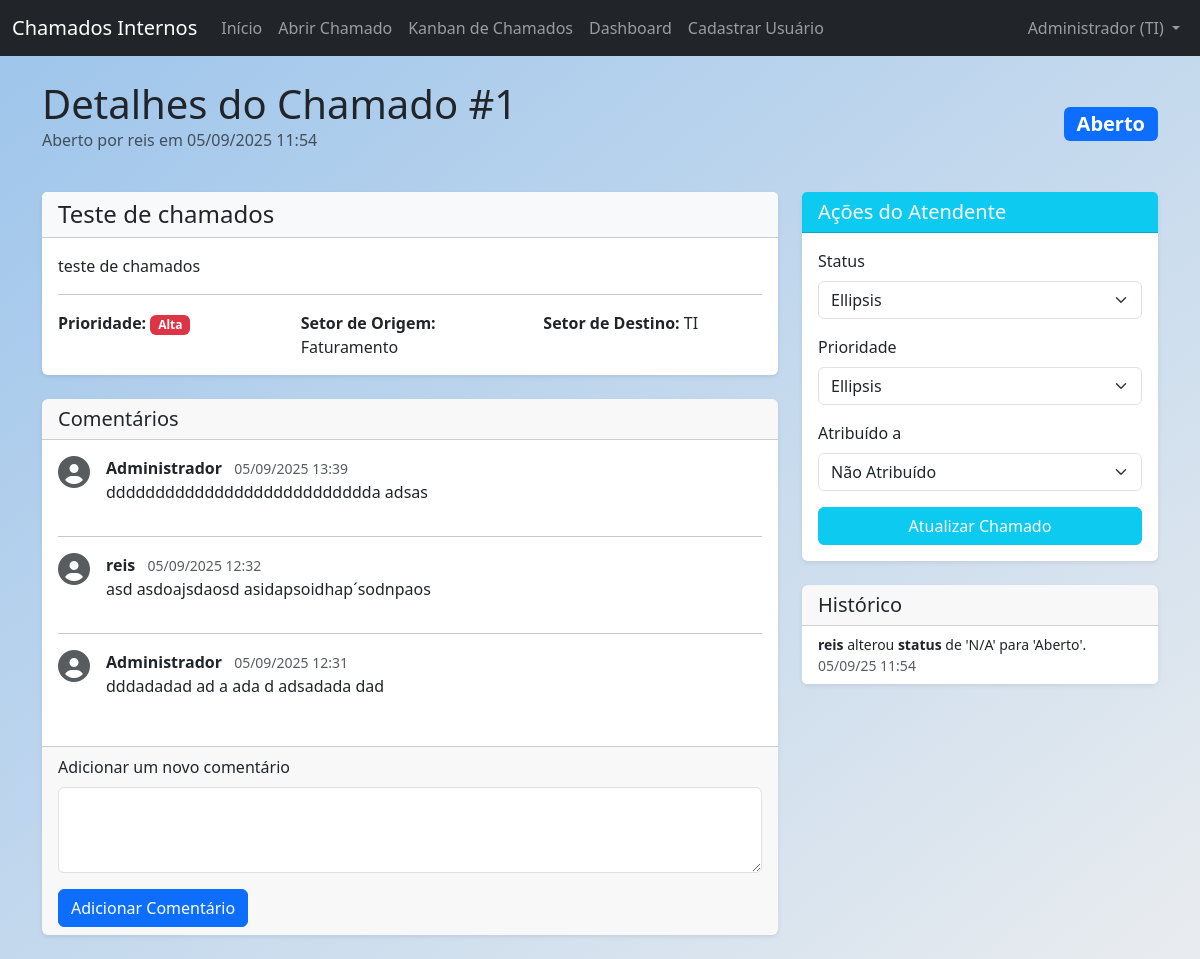
Page /ticket/1 (signed in) on the committed database.
### app/models.py (models this page shows, shortened)
class User(db.Model, UserMixin):
    id = db.Column(db.Integer, primary_key=True)
    name = db.Column(db.String(100), nullable=False)
    email = db.Column(db.String(120), unique=True, nullable=False)
    sector = db.Column(db.String(50), nullable=False)
    password = db.Column(db.String(128), nullable=False)
    access_level = db.Column(db.String(20), nullable=False, default='colaborador') # colaborador, tecnico, administrador
    created_at = db.Column(db.DateTime, default=datetime.utcnow)
    tickets_created = db.relationship('Ticket', backref='author', lazy=True, foreign_keys='Ticket.user_id')
    tickets_assigned = db.relationship('Ticket', backref='assignee_user', lazy=True, foreign_keys='Ticket.assigned_to')
    comments = db.relationship('Comment', backref='comment_author', lazy=True)

class Ticket(db.Model):
    id = db.Column(db.Integer, primary_key=True)
    title = db.Column(db.String(150), nullable=False)
    description = db.Column(db.Text, nullable=False)
    user_id = db.Column(db.Integer, db.ForeignKey('user.id'), nullable=False) # Quem abriu o chamado
    origin_sector = db.Column(db.String(50), nullable=False)
    target_sector = db.Column(db.String(50), nullable=False)
    priority = db.Column(db.String(20), nullable=False, default='baixa') # baixa, media, alta
    status = db.Column(db.String(20), nullable=False, default='Aberto') # Aberto, Em Atendimento, Resolvido, Fechado
    created_at = db.Column(db.DateTime, default=datetime.utcnow)
    updated_at = db.Column(db.DateTime, default=datetime.utcnow, onupdate=datetime.utcnow)
    assigned_to = db.Column(db.Integer, db.ForeignKey('user.id'), nullable=True) # Quem está atendendo
    comments = db.relationship('Comment', backref='ticket', lazy=True, cascade="all, delete-orphan")
    history = db.relationship('TicketHistory', backref='ticket', lazy=True, cascade="all, delete-orphan")

class Comment(db.Model):
    id = db.Column(db.Integer, primary_key=True)
    content = db.Column(db.Text, nullable=False)
    user_id = db.Column(db.Integer, db.ForeignKey('user.id'), nullable=False)
    ticket_id = db.Column(db.Integer, db.ForeignKey('ticket.id'), nullable=False)
    created_at = db.Column(db.DateTime, default=datetime.utcnow)

class TicketHistory(db.Model):
    id = db.Column(db.Integer, primary_key=True)
    ticket_id = db.Column(db.Integer, db.ForeignKey('ticket.id'), nullable=False)
    changed_by_user_id = db.Column(db.Integer, db.ForeignKey('user.id'), nullable=True) # Usuário que fez a alteração
    field_changed = db.Column(db.String(50), nullable=False) # Ex: 'status', 'assigned_to', 'priority'
    old_value = db.Column(db.String(100), nullable=True)
    new_value = db.Column(db.String(100), nullable=True)
    timestamp = db.Column(db.DateTime, default=datetime.utcnow)
    changed_by = db.relationship('User', backref='history_changes', lazy=True)

### app/routes.py (the view, shortened to what this page needs)
@main.route('/ticket/<int:ticket_id>', methods=['GET', 'POST'])
@login_required
def view_ticket(ticket_id):
    ticket = Ticket.query.get_or_404(ticket_id)
    if ticket.user_id != current_user.id and \
       not (is_tecnico() and (ticket.target_sector == current_user.sector or ticket.origin_sector == current_user.sector or is_admin())):
        abort(403)
    comment_form = CommentForm()
    update_form = TicketUpdateForm()
    if is_tecnico():
        tecnicos = User.query.filter(or_(User.access_level == 'tecnico', User.access_level == 'administrador')).filter_by(sector=ticket.target_sector).all()
        update_form.assigned_to.choices = [(0, 'Não Atribuído')] + [(t.id, t.name) for t in tecnicos]
    if request.method == 'GET' and is_tecnico():
        update_form.status.data = ticket.status
        update_form.priority.data = ticket.priority
        update_form.assigned_to.data = ticket.assigned_to if ticket.assigned_to else 0
    return render_template('view_ticket.html',
                           title=ticket.title,
                           ticket=ticket,
                           comment_form=comment_form,
                           update_form=update_form,
                           is_tecnico=is_tecnico(),
                           is_admin=is_admin())

### app/forms.py
class CommentForm(FlaskForm):
    content = TextAreaField('Adicionar um novo comentário', validators=[DataRequired(), Length(min=5)])
    submit_comment = SubmitField('Adicionar Comentário')

class TicketUpdateForm(FlaskForm):
    status = SelectField('Status', choices=[
        ('Aberto', 'Aberto'),
        ('Em Atendimento', 'Em Atendimento'),
        ('Resolvido', 'Resolvido'),
        ('Fechado', 'Fechado')
    ], validators=[DataRequired()])
    priority = SelectField('Prioridade', choices=[
        ('baixa', 'Baixa'),
        ('media', 'Média'),
        ('alta', 'Alta')
    ], validators=[DataRequired()])
    assigned_to = SelectField('Atribuído a', choices=[], coerce=int)
    submit_update = SubmitField('Atualizar Chamado')

### app/__init__.py (called while the page is built)
@login_manager.user_loader
def load_user(user_id):
    from app.models import User
    return User.query.get(int(user_id))

### app/routes.py (called while the page is built)
def is_admin():
    return current_user.is_authenticated and current_user.access_level == 'administrador'

def is_tecnico():
    return current_user.is_authenticated and (current_user.access_level == 'tecnico' or current_user.access_level == 'administrador')

### app/templates/view_ticket.html (shortened to what this page needs)
{% extends "base.html" %}
{% block content %}
    <div class="d-flex justify-content-between align-items-center mb-4">
        <div>
            <h1 class="mb-0">Detalhes do Chamado #{{ ticket.id }}</h1>
            <p class="text-muted">Aberto por {{ ticket.author.name }} em {{ ticket.created_at.strftime('%d/%m/%Y %H:%M') }}</p>
        </div>
        <span class="badge fs-5
            {% if ticket.status == 'Aberto' %} bg-primary
            {% elif ticket.status == 'Em Atendimento' %} bg-dark
            {% elif ticket.status == 'Resolvido' %} bg-success
            {% else %} bg-secondary
            {% endif %}">
            {{ ticket.status }}
        </span>
    </div>
    <div class="row">
        <div class="col-md-8">
            <div class="card shadow-sm mb-4">
                <div class="card-header bg-light">
                    <h4 class="mb-0">{{ ticket.title }}</h4>
                </div>
                <div class="card-body">
                    <p class="card-text" style="white-space: pre-wrap;">{{ ticket.description }}</p>
                    <hr>
                    <div class="row">
                        <div class="col-sm-4"><strong>Prioridade:</strong>
                            {% if ticket.priority == 'alta' %}<span class="badge bg-danger">Alta</span>
                            {% elif ticket.priority == 'media' %}<span class="badge bg-warning text-dark">Média</span>
                            {% else %}<span class="badge bg-info">Baixa</span>{% endif %}
                        </div>
                        <div class="col-sm-4"><strong>Setor de Origem:</strong> {{ ticket.origin_sector }}</div>
                        <div class="col-sm-4"><strong>Setor de Destino:</strong> {{ ticket.target_sector }}</div>
                    </div>
                </div>
            </div>
            <div class="card shadow-sm mb-4">
                <div class="card-header"><h5 class="mb-0">Comentários</h5></div>
                <div class="card-body">
                    {% for comment in ticket.comments|sort(attribute='created_at', reverse=True) %}
                        <div class="d-flex mb-3">
                            <div class="flex-shrink-0 me-3">
                                <i class="fas fa-user-circle fa-2x text-muted"></i>
                            </div>
                            <div class="flex-grow-1">
                                <strong>{{ comment.comment_author.name }}</strong> <small class="text-muted ms-2">{{ comment.created_at.strftime('%d/%m/%Y %H:%M') }}</small>
                                <p>{{ comment.content }}</p>
                            </div>
                        </div>
                        {% if not loop.last %}<hr>{% endif %}
                    {% else %}
                        <p class="text-muted">Nenhum comentário ainda.</p>
                    {% endfor %}
                </div>
                <div class="card-footer">
                    <form method="POST" action="">
                        <div class="mb-3">
                            {{ comment_form.content.label(class="form-label") }}
                            {{ comment_form.content(class="form-control", rows=3) }}
                        </div>
                        {{ comment_form.submit_comment(class="btn btn-primary") }}
                    </form>
                </div>
            </div>
        </div>
        <div class="col-md-4">
            {% if is_tecnico %}
            <div class="card shadow-sm mb-4">
                <div class="card-header bg-info text-white"><h5 class="mb-0">Ações do Atendente</h5></div>
                <div class="card-body">
                    <form method="POST" action="">
                        <div class="mb-3">
                            {{ update_form.status.label(class="form-label") }}
                            {{ update_form.status(class="form-select") }}
                        </div>
                        <div class="mb-3">
                            {{ update_form.priority.label(class="form-label") }}
                            {{ update_form.priority(class="form-select") }}
                        </div>
                        <div class="mb-3">
                            {{ update_form.assigned_to.label(class="form-label") }}
                            {{ update_form.assigned_to(class="form-select") }}
                        </div>
                        <div class="d-grid">
                            {{ update_form.submit_update(class="btn btn-info text-white") }}
                        </div>
                    </form>
                </div>
            </div>
            {% endif %}
            <div class="card shadow-sm">
                <div class="card-header"><h5 class="mb-0">Histórico</h5></div>
                <ul class="list-group list-group-flush">
                    {% for entry in ticket.history|sort(attribute='timestamp', reverse=True) %}
                    <li class="list-group-item small">
                        <strong>{{ entry.changed_by.name }}</strong> alterou <strong>{{ entry.field_changed }}</strong>
                        de '{{ entry.old_value }}' para '{{ entry.new_value }}'.
                        <div class="text-muted">{{ entry.timestamp.strftime('%d/%m/%y %H:%M') }}</div>
                    </li>
                    {% else %}
                    <li class="list-group-item text-muted">Nenhuma alteração registrada.</li>
                    {% endfor %}
                </ul>
            </div>
        </div>
    </div>
{% endblock content %}

### app/templates/components/navbar.html (shortened to what this page needs)
<nav class="navbar navbar-expand-lg navbar-dark bg-dark">
    <div class="container-fluid">
        <a class="navbar-brand" href="{{ url_for('main.home') }}">Chamados Internos</a>
        <div class="collapse navbar-collapse" id="navbarNav">
            <ul class="navbar-nav me-auto mb-2 mb-lg-0">
                <li class="nav-item">
                    <a class="nav-link" href="{{ url_for('main.home') }}">Início</a>
                </li>
                {% if current_user.is_authenticated %}
                    <li class="nav-item">
                        <a class="nav-link" href="{{ url_for('main.create_ticket') }}">Abrir Chamado</a>
                    </li>
                    <li class="nav-item">
                        <a class="nav-link" href="{{ url_for('main.tickets_kanban') }}">Kanban de Chamados</a>
                    </li>
                    {% if current_user.access_level == 'administrador' or current_user.access_level == 'tecnico' %}
                        <li class="nav-item">
                            <a class="nav-link" href="{{ url_for('main.dashboard') }}">Dashboard</a>
                        </li>
                    {% endif %}
                    {% if current_user.access_level == 'administrador' %}
                        <li class="nav-item">
                            <a class="nav-link" href="{{ url_for('main.register') }}">Cadastrar Usuário</a>
                        </li>
                    {% endif %}
                {% endif %}
            </ul>
            <ul class="navbar-nav ms-auto mb-2 mb-lg-0">
                {% if current_user.is_authenticated %}
                    <li class="nav-item dropdown">
                        <a class="nav-link dropdown-toggle" href="#" id="navbarDropdown" role="button" data-bs-toggle="dropdown" aria-expanded="false">
                            {{ current_user.name }} ({{ current_user.sector }})
                        </a>
                    </li>
                {% else %}
                    <li class="nav-item">
                        <a class="nav-link" href="{{ url_for('main.login') }}">Login</a>
                    </li>
                {% endif %}
            </ul>
        </div>
    </div>
</nav>

### app/static/css/style.css (style rules this page uses)
body { background: linear-gradient(to bottom right, #9cc4eb, #e9ecef); background-attachment: fixed; }
.card { border: none; box-shadow: 0 4px 8px rgba(0,0,0,0.05); }

### rows in the picture
User: name "Administrador", sector "TI"
Ticket: id "1", created_at "05/09/2025 11:54", status "Aberto", title "Teste de chamados", description "teste de chamados", origin_sector "Faturamento", target_sector "TI", status "Ellipsis", priority "Ellipsis", assigned_to "Não Atribuído"
User: author.name "reis"
Comment: comment_author.name "Administrador", created_at "05/09/2025 13:39", content "ddddddddddddddddddddddddddda adsas"
Comment: comment_author.name "reis", created_at "05/09/2025 12:32", content "asd asdoajsdaosd asidapsoidhap´sodnpaos"
Comment: comment_author.name "Administrador", created_at "05/09/2025 12:31", content "dddadadad ad a ada d adsadada dad"
TicketHistory: status.label "Status", changed_by.name "reis", field_changed "status", old_value "N/A", new_value "Aberto", timestamp "05/09/25 11:54"

### other values in the picture
{{ comment_form.content.label(class="form-label") }} "Adicionar um novo comentário"
{{ update_form.priority.label(class="form-label") }} "Prioridade"
{{ update_form.assigned_to.label(class="form-label") }} "Atribuído a"
